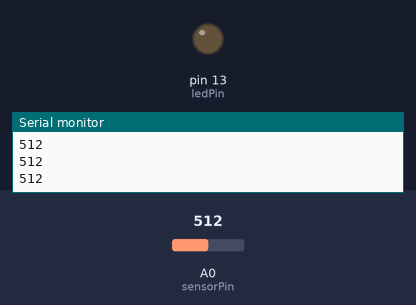
The sketch below on a simulated Arduino Uno, built with avr-gcc and run on an emulated ATmega328P. Shown: output pins drawn as LEDs (lit = HIGH), the last lines printed to the serial monitor. The test bench sets the inputs (shaded band); at power-on: A0 (sensorPin) = 512.

Above: at 1.2 s.
1.3 s: A0 (sensorPin) set to 483
At 2.5 s:
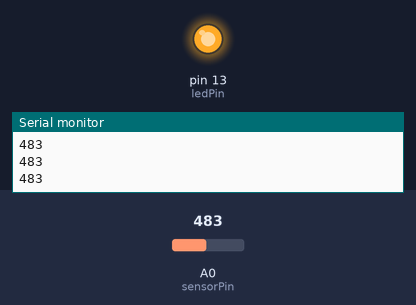
2.9 s: A0 (sensorPin) set to 510
At 3.8 s:
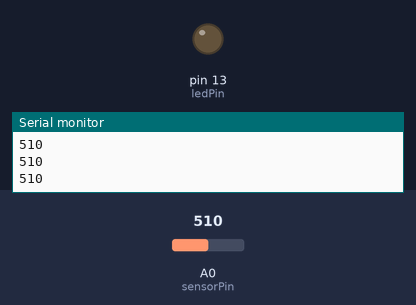
4.5 s: A0 (sensorPin) set to 490
At 5.1 s:
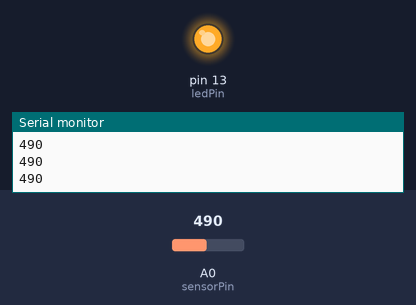
Timing chart, 0 to 7.5 s (numbered marks = the images above; inputs shaded):
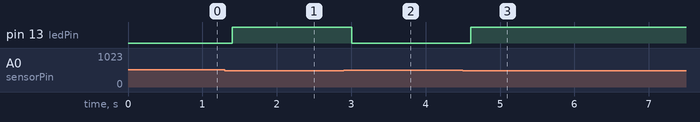

The sketch:

light_sensor.ino
```cpp
int sensorPin = A0;   // chân cảm biến ánh sáng
int ledPin = 13;      // LED
int sensorValue = 0;

void setup() {
  pinMode(ledPin, OUTPUT);
  Serial.begin(9600);
}

void loop() {
  sensorValue = analogRead(sensorPin); // đọc giá trị ánh sáng
  Serial.println(sensorValue);

  if(sensorValue < 500){   // tối
    digitalWrite(ledPin, HIGH); // bật LED
  }
  else{
    digitalWrite(ledPin, LOW);  // tắt LED
  }

  delay(200);
}
```

Measured:
- the behaviour switches between 500 and 499 on A0 (sensorPin) (found by bisection; images 0 and 1)
- after the input at 1.3 s, pin 13 (ledPin): LOW → HIGH after 0.10 s
- after the input at 2.9 s, pin 13 (ledPin): HIGH → LOW after 0.10 s
- after the input at 4.5 s, pin 13 (ledPin): LOW → HIGH after 0.11 s
